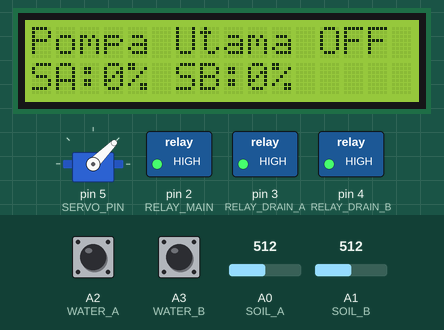
Recording of a sketch running on a simulated Arduino Uno, built with avr-gcc and run on an emulated ATmega328P. Parts: servo, 16×2 character LCD, switched loads named in the sketch (green lamp = pin HIGH). The test bench sets the inputs (shaded band); at power-on: A2 (WATER_A) HIGH, A0 (SOIL_A) = 512, A1 (SOIL_B) = 512, A3 (WATER_B) HIGH. What the sketch prints to the serial monitor is not drawn.

Above: at 3.3 s.
3.4 s: A2 (WATER_A) pulled LOW for 0.15 s
At 3.58 s:
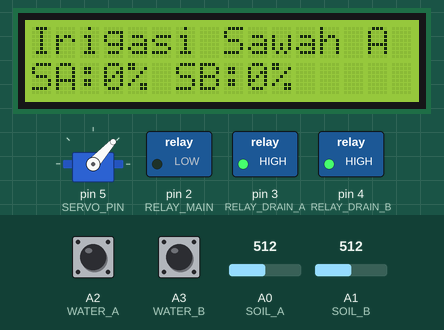
5.1 s: A0 (SOIL_A) set to 443
At 6.3 s:
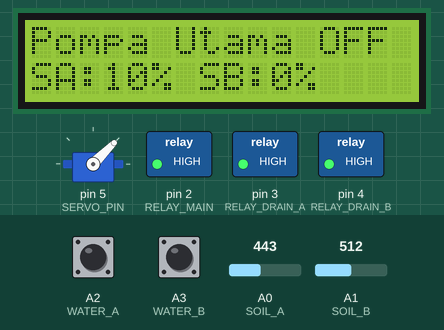
6.6 s: A0 (SOIL_A) set to 419
At 7.1 s:
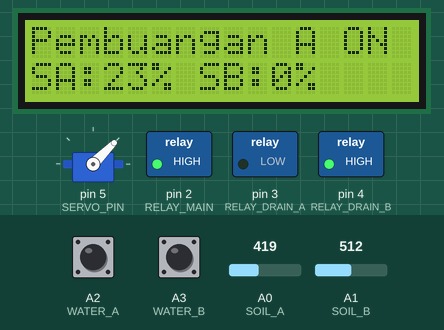
8.1 s: A1 (SOIL_B) set to 447
9.6 s: A1 (SOIL_B) set to 419
At 10.7 s:
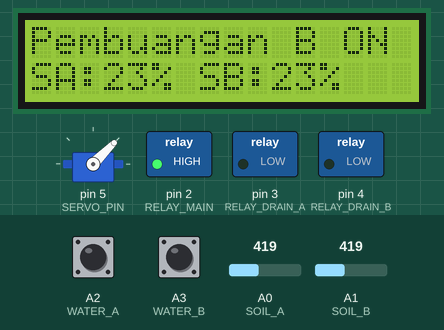
11.1 s: A1 (SOIL_B) set to 440
At 11.7 s:
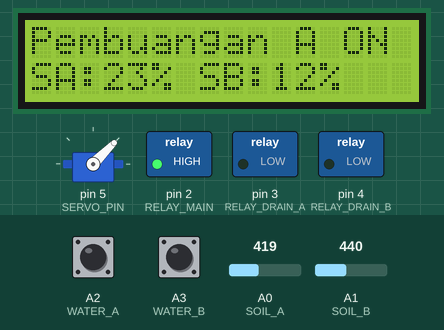
Timing chart, 0 to 13.6 s (numbered marks = the images above; inputs shaded):
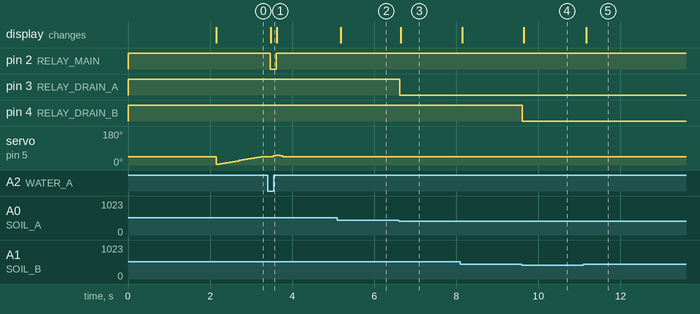

The sketch:

TX_ARDUINO.ino
```cpp
/* ------------------------------------------ LIBRARY ----------------------------------- */
#include <Servo.h>
#include <Wire.h>
#include <LiquidCrystal_I2C.h>
#include <SoftwareSerial.h>

/* ----------------------------------------- PIN SETUP ----------------------------------- */
#define SOIL_A A0
#define SOIL_B A1
#define WATER_A A2
#define WATER_B A3

#define RELAY_MAIN 2
#define RELAY_DRAIN_A 3
#define RELAY_DRAIN_B 4

#define SERVO_PIN 5

#define RX_PIN 11
#define TX_PIN 10

#define KERING LOW
#define BASAH HIGH

/* ------------------------------------------- OBJEK ------------------------------------- */
Servo servoIrigasi;
LiquidCrystal_I2C lcd(0x27, 16, 2);
SoftwareSerial mySerial(RX_PIN, TX_PIN);

/* ------------------------------------- KONFIGURASI BATAS ------------------------------- */
const int soilDryThreshold = 430;     // -----> Tanah kering di atas nilai ini
const int soilWetThreshold = 300;     // -----> Tanah basah di bawah nilai ini

/* -------------------------------------- VARIABEL STATUS --------------------------------- */
bool irrigatingA = false;
bool irrigatingB = false;
String lcdMessage = "";
String statusA, statusB;
String serialInput = "";

/* -------------------------------------- VARIABEL SERVO ---------------------------------- */
int currentAngle = 0;
int targetAngle = 0;
unsigned long lastMove = 0;
const int stepDelay = 1;              // -----> Jeda per langkah (ms)
const int stepSize = 3;               // -----> Ukuran langkah (derajat per update)
bool servoMoving = false;

const int servoToA = 90;
const int servoToB = 0;
const int servoMiddle = 45;

/* ---------------------------------- VARIABEL PARSING DATA ------------------------------- */
String data;
char CharData;
String StringData, dataSubs;
int index1, index2;
int Data;

/* ----------------------------------- VARIABEL DATA SENSOR -------------------------------- */
int PersentaseA, PersentaseB;
int soilA, soilB, waterA, waterB;

/* ------------------------------- SETUP ----------------------------- */
void setup() {
  Serial.begin(9600);
  mySerial.begin(9600);

  pinMode(RELAY_MAIN, OUTPUT);
  pinMode(RELAY_DRAIN_A, OUTPUT);
  pinMode(RELAY_DRAIN_B, OUTPUT);

  pinMode(SOIL_A, INPUT);
  pinMode(SOIL_B, INPUT);
  pinMode(WATER_A, INPUT_PULLUP);
  pinMode(WATER_B, INPUT_PULLUP);

  digitalWrite(RELAY_MAIN, HIGH);
  digitalWrite(RELAY_DRAIN_A, HIGH);
  digitalWrite(RELAY_DRAIN_B, HIGH);

  servoIrigasi.attach(SERVO_PIN);
  servoIrigasi.write(servoMiddle);

  lcd.init();
  lcd.backlight();
  lcd.clear();
  lcd.setCursor(0, 0);
  lcd.print(" Sistem Irigasi ");
  lcd.setCursor(0, 1);
  lcd.print("    Otomatis    ");
  delay(2000);
  lcd.clear();

  Serial.println("=== SISTEM IRIGASI OTOMATIS A/B SIAP ===");
}

/* -------------------------------------------- LOOP -------------------------------------- */
void loop() {

  /* ------------------------------- CEK PESAN DARI ESP32 CAM ----------------------------- */
  checkSerialCommand();

  /* ------------------------------------- BACA SENSOR ------------------------------------ */
  soilA = analogRead(SOIL_A);
  soilB = analogRead(SOIL_B);
  waterA = digitalRead(WATER_A);
  waterB = digitalRead(WATER_B);

  /* ----------------------------------- LOGIKA IRIGASI ----------------------------------- */
  if (soilA > soilDryThreshold && waterA == KERING) {
    irrigateToA(waterA);  // -------> Tanah A kering, tidak hujan → nyalakan pompa utama untuk A
  }
  else if (soilB > soilDryThreshold && waterB == KERING) {
    irrigateToB(waterB);  // -------> Tanah B kering, tidak hujan → nyalakan pompa utama untuk B
  }
  else if (waterA == BASAH || waterB == BASAH) {
    stopIrrigation();     // -------> Jika ada hujan di A atau B → hentikan penyiraman
  }
  else {
    stopIrrigation();     // -------> Tidak perlu penyiraman
  }

  /* ----------------------------- LOGIKA PEMBUANGAN - ZONA A ------------------------------ */
  if (soilA <= soilDryThreshold && waterA == BASAH) {
    drainA(waterA);       // -------> Tanah A basah + hujan → nyalakan drainase A
  }
  else if (waterA == KERING) {
    stopDrainA();         // -------> Air surut → matikan drainase A
  }

  /* ----------------------------- LOGIKA PEMBUANGAN - ZONA B ------------------------------ */
  if (soilB <= soilDryThreshold && waterB == BASAH) {
    drainB(waterB);       // -------> Tanah B basah + hujan → nyalakan drainase B
  }
  else if (waterB == KERING) {
    stopDrainB();         // -------> Air surut → matikan drainase B
  }

  /* ------------------------------------- UPDATE LCD --------------------------------------- */
  updateLCD(soilA, soilB, waterA, waterB);

  /* ---------------------------------- UPDATE STEP SERVO ----------------------------------- */
  updateServoSmooth();
}


/* ------------------------------------- SET TARGET SERVO ----------------------------------- */
void setServoTarget(int angle) {
  targetAngle = constrain(angle, 0, 180);
  servoMoving = true;
}

/* ----------------------------- UPDATE POSISI SERVO - NON BLOCKING -------------------------- */
void updateServoSmooth() {
  if (!servoMoving) return;

  unsigned long now = millis();
  if (now - lastMove >= stepDelay) {
    lastMove = now;

    if (abs(targetAngle - currentAngle) <= stepSize) {
      currentAngle = targetAngle;
      servoIrigasi.write(currentAngle);
      servoMoving = false;
    } else if (currentAngle < targetAngle) {
      currentAngle += stepSize;
      servoIrigasi.write(currentAngle);
    } else if (currentAngle > targetAngle) {
      currentAngle -= stepSize;
      servoIrigasi.write(currentAngle);
    }
  }
}

/* ----------------------------------- FUNGSI IRIGASI - SAWAH A ------------------------------- */
void irrigateToA(int waterLevelA) {
  setServoTarget(servoToA);
  digitalWrite(RELAY_MAIN, LOW);
  irrigatingA = true;
  irrigatingB = false;
  lcdMessage = "Irigasi Sawah A";

  if (waterLevelA == BASAH) stopIrrigation();
}

/* ----------------------------------- FUNGSI IRIGASI - SAWAH B ------------------------------- */
void irrigateToB(int waterLevelB) {
  setServoTarget(servoToB);
  digitalWrite(RELAY_MAIN, LOW);
  irrigatingB = true;
  irrigatingA = false;
  lcdMessage = "Irigasi Sawah B";

  if (waterLevelB == BASAH) stopIrrigation();
}

/* -------------------------------------- FUNGSI STOP IRIGASI ---------------------------------- */
void stopIrrigation() {
  if (irrigatingA || irrigatingB) {
    //Serial.println("Irigasi berhenti, air cukup.");
  }
  irrigatingA = false;
  irrigatingB = false;
  digitalWrite(RELAY_MAIN, HIGH);
  setServoTarget(servoMiddle);
  lcdMessage = "Pompa Utama OFF";
}

/* ---------------------------------- FUNGSI PEMBUANGAN - SAWAH A ------------------------------ */
void drainA(int waterLevelA) {
  digitalWrite(RELAY_DRAIN_A, LOW);
  lcdMessage = "Pembuangan A ON";
  if (waterLevelA == KERING) stopDrainA();
}

/* ---------------------------------- FUNGSI PEMBUANGAN - SAWAH B ------------------------------ */
void drainB(int waterLevelB) {
  digitalWrite(RELAY_DRAIN_B, LOW);
  lcdMessage = "Pembuangan B ON";
  if (waterLevelB == KERING) stopDrainB();
}

/* -------------------------------- FUNGSI STOP PEMBUANGAN - SAWAH A ---------------------------- */
void stopDrainA() {
  digitalWrite(RELAY_DRAIN_A, HIGH);
}

/* -------------------------------- FUNGSI STOP PEMBUANGAN - SAWAH B ---------------------------- */
void stopDrainB() {
  digitalWrite(RELAY_DRAIN_B, HIGH);
}

/* ---------------------------------------- FUNGSI UPDATE LCD ----------------------------------- */
void updateLCD(int soilA, int soilB, int waterA, int waterB) {
  lcd.setCursor(0, 0);
  lcd.print(lcdMessage + "    ");

  lcd.setCursor(0, 1);
  lcd.print("SA:");
  PersentaseA = map(soilA, 280, 460, 100, 0);
  if (PersentaseA < 0) {
    lcd.print("0");
    lcd.print("% ");
  }
  else if (PersentaseA > 100) {
    lcd.print("100");
    lcd.print("% ");
  }
  else {
    lcd.print(PersentaseA);     // -----> Konversi ke Persentase
    lcd.print("% ");
  }


  lcd.print("SB:");
  PersentaseB = map(soilB, 280, 460, 100, 0);
  if (PersentaseB < 0) {
    lcd.print("0");
    lcd.print("% ");
  }
  else if (PersentaseB > 100) {
    lcd.print("100");
    lcd.print("% ");
  }
  else {
    lcd.print(PersentaseB);     // -----> Konversi ke Persentase
    lcd.print("% ");
  }

  Serial.print("Soil A  : ");
  Serial.print(soilA);
  Serial.print("\t" + String(map(soilA, 430, 300, 0, 100)));
  Serial.print("\t | \t Soil B  : ");
  Serial.print(soilB);
  Serial.print("\t" + String(map(soilB, 430, 300, 0, 100)) + "\n");

  Serial.print("Water A : ");
  Serial.print(waterA);
  Serial.print("\t" + String(waterA));
  Serial.print("\t | \t Water B : ");
  Serial.print(waterB);
  Serial.print("\t" + String(waterB) + "\n");
}

/* ------------------------------- KOMUNIKASI SERIAL (ESP32 <-> ARDUINO) ------------------------ */
void checkSerialCommand() {
  /* ------------------------------ LOOP PEMBACAAN DATA DARI ESP32 CAM -------------------------- */
  while (mySerial.available() > 0)
  {
    delay(10);
    CharData = mySerial.read();
    StringData += CharData;

    /* ------------------------------ PARSING DATA MASUK DARI ESP32 CAM ------------------------- */
    if (StringData.length() > 0 && CharData == '?')
    {
      index1 = StringData.indexOf('#');
      index2 = StringData.indexOf('?', index1 + 1);
      dataSubs = StringData.substring(index1 + 1, index2);
      StringData = "";

      // Mengubah Data String ke Float
      char buf[dataSubs.length()];
      dataSubs.toCharArray(buf, dataSubs.length() + 1);
      float Data1 = atof(buf);

      /* -------------------------------- DATA MASUK DARI ESP32 CAM ------------------------------ */
      Data = Data1;
      Serial.print("Data Masuk : ");
      Serial.println(Data);

      /* ---------------------------------- SEND DATA KE ESP32 CAM ------------------------------- */
      /* --------------------------- KATEGORI PENGELOMPOKAN STATUS TANAH ------------------------- */
      if (Data == 1) {
        if (soilA > soilDryThreshold && waterA == KERING) {
          mySerial.print("#1!");    // 1 -----> Tanah A kering, tidak hujan, POMPA MAIN ON
        }
        else if (soilB > soilDryThreshold && waterB == KERING) {
          mySerial.print("#2!");    // 2 -----> Tanah B kering, tidak hujan, POMPA MAIN ON
        }
        else if (waterA == BASAH || waterB == BASAH) {
          mySerial.print("#3!");    // 3 -----> Tanah Normal, POMPA MAIN OFF
        }
        else {
          mySerial.print("#4!");    // 3 -----> Tanah Normal, POMPA MAIN OFF, POMPA DRAIN A & DRAIN B OFF
        }

        /* ------------------------ KATEGORI PENGELOMPOKAN STATUS DRAINASE ------------------------ */
        // Zona B
        if (soilA <= soilDryThreshold && waterA == BASAH) {
          mySerial.print("#11!");   // 11 -----> Drainase A ON, POMPA DRAIN A ON
        }
        else if (waterA == KERING) {
          mySerial.print("#22!");   // 22 -----> Drainase A OFF, POMPA DRAIN A OFF
        }
        // Zona B
        if (soilB <= soilDryThreshold && waterB == BASAH) {
          mySerial.print("#33!");   // 33 -----> Drainase B ON, POMPA DRAIN B ON
        }
        else if (waterB == KERING) {
          mySerial.print("#44!");   // 44 -----> Drainase B OFF, POMPA DRAIN B OFF
        }

        /* ---------------------- SEND DATA PERSENTASE KELEMBABAN KE ESP32 CAM ---------------------- */
        if (PersentaseA < 0) {
          mySerial.print("#0@");
        }
        else if (PersentaseA > 100) {
          mySerial.print("#100@");
        }
        else {
          mySerial.print("#" + String(PersentaseA) + "@");
        }

        /* ---------------------- SEND DATA PERSENTASE KELEMBABAN KE ESP32 CAM ---------------------- */
        if (PersentaseB < 0) {
          mySerial.print("#0&");
        }
        else if (PersentaseB > 100) {
          mySerial.print("#100&");
        }
        else {
          mySerial.print("#" + String(PersentaseB) + "&");
        }
        /* -------------------------------------- RESET DATA ----------------------------------------- */
        Data = "";
      }
    }
  }
}
```

Measured:
- the behaviour switches between 431 and 430 on A0 (SOIL_A) (found by bisection; images 2 and 3)
- the behaviour switches between 431 and 430 on A1 (SOIL_B) (found by bisection; images 3 and 4)
- after the input at 3.4 s, pin 2 (RELAY_MAIN): HIGH → LOW after 0.06 s, → HIGH 0.15 s later; servo on pin 5 (SERVO_PIN): 45° → 48° after 0.14 s, → 51° 0.08 s later, → 48° 0.08 s later, → 45° 0.08 s later; the display: changes after 0.08 s (image 1)
- after the input at 5.1 s, the display: changes after 0.09 s (image 2)
- after the input at 6.6 s, pin 3 (RELAY_DRAIN_A): HIGH → LOW at once; the display: changes at once (image 3)
- after the input at 9.6 s, pin 4 (RELAY_DRAIN_B): HIGH → LOW at once; the display: changes at once (image 4)
- after the input at 11.1 s, the display: changes after 0.07 s (image 5)
